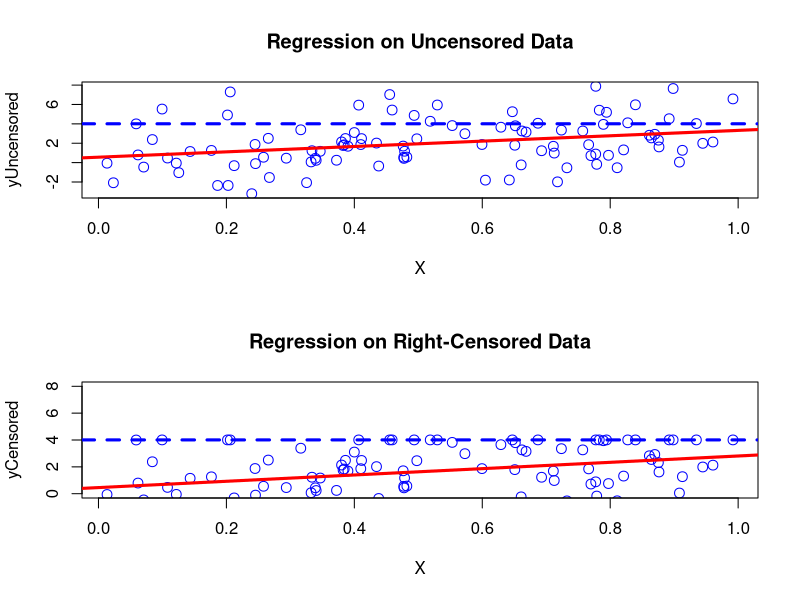
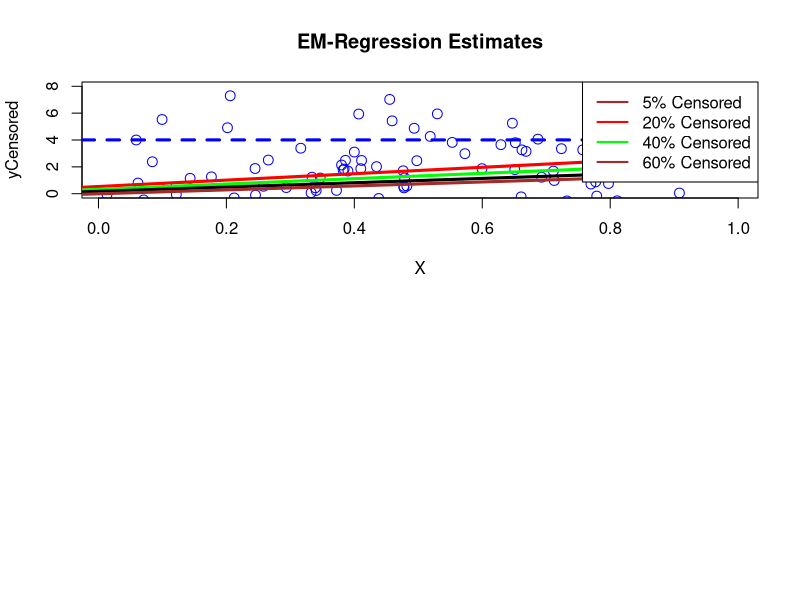

Here is the R script that generated these plots, in order:
## ---- chunk 1
knitr::opts_chunk$set(echo = TRUE)
## ---- chunk 2
library(dplyr)
library(assertthat)
library(microbenchmark)
## ---- chunk 3
sessionInfo()
## ---- chunk 4
## initialize testing data 
set.seed(1)
n <- 100
beta0 <- 1; beta1 <- 2; sigma2 <- 6
x <- runif(n)
yComplete <- rnorm(n, beta0 + beta1*x, sqrt(sigma2))

## Parameters above were chosen such that signal in data is moderately strong.
## The estimate divided by std error is approximately 3.
mod <- lm(yComplete ~ x)
coef(mod)

k = length(mod$coefficients)-1 #Subtract one to ignore intercept
SSE = sum(mod$residuals**2)
## ---- chunk 5
censor_data <- function(x, yUncensored, thresh = 0.80){
  complete <- yUncensored
  tau <- as.numeric(quantile(complete, probs = thresh))
  known <- complete < tau
  censor <- complete > tau
  complete[complete > tau] <- tau
  yTotal <- complete
  yKnown <- complete[known]
  yCensored <- complete[censor] 
  complete <- list(yKnown, yCensored, yTotal ,known,censor,tau)
  names(complete) <- c('yKnown' , 'yCensored', 'yTotal', 'indexKnown', 'indexCensored', 'tau')
  return(complete)
}

## ---------------------------- grab Starting values --------------------------
## Input: x vector, complete original uncensored y data, 
##threshold we want to censor (between 0 & 1)
## Fits a lm model on censored y values against x and uses those as starting points
getStart <- function(x, yUncensored, thresh = 0.80){
  
  begin <- rep(0,3)
  y <- censor_data(x, yUncensored , thresh = thresh)$yTotal
  values <- lm(y ~ x)
  
  ## set starting values
  begin[1] <- values$coefficients[1]
  begin[2] <- values$coefficients[2]
  begin[3] <- (summary(values)$sigma)**2
  
  return(begin)
}
## ---- chunk 6
par(mfrow = c(2,1))

graphC <- censor_data(x, yComplete)

#Uncensored data plot
plot(x, yComplete, cex = 1.3, col = "blue", main = "Regression on Uncensored Data", xlab = "X", ylab = "yUncensored")
abline(lm(yComplete ~ x), col = 'red', lwd = 3)
abline(h=graphC$tau, col="blue", lwd=3, lty=2)

## plot of censored data
plot(x, graphC$yTotal, ylim = c(0,8), cex = 1.3, col = "blue", main = "Regression on Right-Censored Data", xlab = "X", ylab = "yCensored")
abline(lm(graphC$yTotal ~ x), col = 'red', lwd = 3)
abline(h=graphC$tau, col="blue", lwd=3, lty=2)

## ---- chunk 7
cat("Coefficients for Linear Regression on Right-Censored Data at a 20% level are: \n")
coef(lm(graphC$yTotal ~ x))
## ---- chunk 8
## EM function
EM <- function(x, yUncensored, thresh = 0.8, max_iter = 1e5, error = 1e-5){
  
  #create censored data with threshold
  total <- censor_data(x, yComplete, thresh = thresh) 
  
  #generate starting estimates from fitting censored regression 
  begin <- getStart(x, total$yTotal, thresh = thresh)
  
  ## initialize parameters
  b0 <- begin[1]; b1 <- begin[2]; var1 <- begin[3]
  
  ## solve for expected and variance of the truncated normal that we assume our censored data comes from
  updateParam <- function(b0, b1, var1){
    mu_censored <-  b0 + (b1 * x[total$indexCensored])
    tau_star <- (total$tau - mu_censored)/sqrt(var1)
    rho <- dnorm(tau_star, mean = mu_censored, sd = sqrt(var1)) / 
      (1-pnorm(tau_star, mean = mu_censored, sd = sqrt(var1)))
    
    EZ1 <- mu_censored + sqrt(var1)*rho
    VARZ1 <- var1 * (1 + (tau_star*rho) - rho^2)
    EZ21 <- VARZ1 + EZ1 # E(X^2) = VAR(X) + (EX)^2
    
    temp <- list(EZ1,EZ21); names(temp) <- c('E', 'E2')
    return(temp)
  }
  
  censor <- total$indexCensored
  known <- total$indexKnown
  
  Z <- updateParam(b0,b1,var1)
  count <- 1
  #loop through our values and get updated values
  while(count <= max_iter) {
    
    b1_new <- (sum(x[known] * total$yKnown) + sum(x[censor]*Z$E) - 
                 mean(x) * (sum(total$yKnown) + sum(Z$E)))/
      (sum(x*x) - length(x) * mean(x)^2)
    
    b0_new <- (sum(total$yKnown) + sum(Z$E))/length(x) - b1_new*mean(x)
    
    var1_new <- (sum((total$yKnown - b0_new - b1_new * x[known])^2) + 
                   sum(Z$E2 - 2*(b0 + b1 * x[censor])*Z$E +
                         (b0_new + b1_new * x[censor])^2)) / length(x)
    #termination conditions
    if(abs(b0_new - b0) < error && abs(b1_new - b1) < error && abs(var1_new - var1) < error){
      break
    }
    #set updated values and recalculate parameters of our truncated normal
    b0 <- b0_new; b1 <- b1_new; var1 <- var1_new
    Z <- updateParam(b0,b1,var1)
    count <- count + 1
  }
  result <- list(b0,b1,var1,count)
  names(result) <- c('beta0', 'beta1','variance','count')
  return(result)
}
## ---- chunk 9
test0 <- EM(x,yComplete, thresh = 0.95, error = 1e-5)
cat("Estimates when censoring top 5% of data: \n", "beta0 = ", test0$beta0, 
    "\n beta1 = ", test0$beta1,
    "\n sigma^2 =", test0$variance,
    "\n Iteration Count =", test0$count)
## ---- chunk 10
#20% of top values are censored
test1 <- EM(x,yComplete, thresh = 0.8, error = 1e-5)
cat("Estimates when censoring top 20% of data: \n", "beta0 = ", test1$beta0, 
    "\n beta1 = ", test1$beta1,
    "\n sigma^2 =", test1$variance,
    "\n Iteration Count =", test1$count)
## ---- chunk 11
#40% of top values are censored
test2 <- EM(x,yComplete,thresh = 0.6, error = 1e-5)
cat("Estimates when censoring top 40% of data: \n", "beta0 = ", test2$beta0, 
    "\n beta1 = ", test2$beta1,
    "\n sigma^2 =", test2$variance,
    "\n Iteration Count =", test2$count)
## ---- chunk 12
#60% of top values are censored
test3 <- EM(x,yComplete,thresh = 0.4, error = 1e-5)
cat("Estimates when censoring top 60% of data: \n", "beta0 = ", test3$beta0, 
    "\n beta1 = ", test3$beta1,
    "\n sigma^2 =", test3$variance,
    "\n Iteration Count =", test3$count)
## ---- chunk 13
#80% of top values are censored
test4 <- EM(x,yComplete,thresh = 0.2, error = 1e-5)
cat("Estimates when censoring top 80% of data: \n", "beta0 = ", test4$beta0, 
    "\n beta1 = ", test4$beta1,
    "\n sigma^2 = ", test4$variance,
    "\n Iteration Count =", test4$count)
## ---- chunk 14
##table for wordpress blog
tab <- matrix(c(test0$beta0, test0$beta1, test0$variance,
                test1$beta0, test1$beta1, test1$variance,
                test2$beta0, test2$beta1, test2$variance,
                test3$beta0, test3$beta1, test3$variance,
                test4$beta0, test4$beta1, test4$variance,
                coef(lm(graphC$yTotal ~ x))[1], coef(lm(graphC$yTotal ~ x))[1], SSE), ncol=6, byrow=FALSE)
colnames(tab) <- c('5% Censor','20% Censor','40$ Censor','60% Censor','80% Censor', 'True Parameters')
rownames(tab) <- c('beta0','beta1','sigma^2')
tab <- as.table(tab)
tab
## ---- chunk 15
## plot of EM Algorithm results
plot(x, yComplete, ylim = c(0,8), cex = 1.3, col = "blue", main = "EM-Regression Estimates", xlab = "X", ylab = "yCensored")

abline(a=test0$beta0, b=test0$beta1, col = 'red', lwd = 3)
abline(a=test1$beta0, b=test1$beta1, col = 'green', lwd = 3)
abline(a=test2$beta0, b=test2$beta1, col = 'black', lwd = 3)
abline(a=test3$beta0, b=test3$beta1, col = 'brown', lwd = 3)
abline(h=graphC$tau, col="blue", lwd=3, lty=2)

legend(x = "topright",          # Position
       legend = c("5% Censored", "20% Censored", "40% Censored", "60% Censored"),  # Legend texts
       lty = c(1),           # Line types
       col = c('brown','red','green','brown'),  # Line colors
       lwd = 2)                 # Line width
## ---- chunk 16
param <- getStart(x, yComplete)

logmax <- function(begin = eval(parse(text = 'param <- getStart(x, yComplete)')), 
                   x, yUncensored, thresh = 0.8){
  
  ## ----- sanity check ----------
  validate_that(length(begin) > 0) 
  validate_that(length(x) == length(yUncensored)) 
  validate_that(as.numeric(thresh) > 0 && as.numeric(thresh) < 1)
  
  #grab all components we need with our helper function
  total <- censor_data(x, yComplete, thresh = thresh)
  
  # initialize parameters
  b0 <- begin[1]; b1 <- begin[2] ; sig2 <- sqrt(begin[3])
  
  #mean for known and censored data
  mu_known <- b0 + b1 * x[total$indexKnown] 
  mu_censored <-  b0 + b1 * x[total$indexCensored]
  
  #complete log-likelihood
  logscore <- sum(sum(dnorm(total$yKnown, mean = mu_known, sd = sig2, log = TRUE)), 
                  sum(pnorm(total$tau, mean = mu_censored, sd = sig2, 
                            log = TRUE,lower.tail = FALSE))) 
  
  ## finding the max of a positive is the same as finding the minimum of its negative
  ## optim() defaults to minimization of a function
  
  return(-logscore)
}
## ---- chunk 17
#optim starting at recommended default values
testDefault<- optim(par =  eval(parse(text = 'param <- getStart(x, yComplete)')),
                     x = x, yUncensored = yComplete, 
                    fn = logmax, method = 'BFGS', hessian = TRUE)


#optim starting very close to the true solution
testOptim <- optim(par = c(2,2,6), x = x, yUncensored = yComplete, 
                   fn = logmax, method = 'BFGS', hessian = TRUE)

#optim estimated values, iteration count, and estimated errors
cat("When using optim() to maximize our log likelihood and using our porposed starting values from part(b),\n our estimates (beta0,beta1,variance) =",testDefault$par, "with iteration count", as.numeric(testDefault$counts[1]), "and \n standard errors",diag(solve(testDefault$hessian)) ,"respectively.\n \n")

cat("When choosing (2,2,6) as our staring value, our estimates (beta0,beta1,variance) =", testOptim$par, "with iteration count", as.numeric(testOptim$counts[1]), "and standard errors",diag(solve(testDefault$hessian)) ,"respectively.")
## ---- chunk 18
microbenchmark('EM' = EM(x,yComplete,thresh = 0.8),
               'log-lik optim' = optim(par =  eval(parse(text = 'param <- getStart(x, yComplete)')),
                     x = x, yUncensored = yComplete, 
                    fn = logmax, method = 'BFGS', hessian = TRUE)
               )
